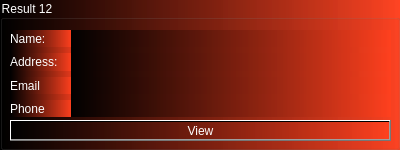
         <widget class="QGroupBox" name="groupBox_11">
          <property name="minimumSize">
           <size>
            <width>400</width>
            <height>150</height>
           </size>
          </property>
          <property name="maximumSize">
           <size>
            <width>400</width>
            <height>150</height>
           </size>
          </property>
          <property name="autoFillBackground">
           <bool>false</bool>
          </property>
          <property name="styleSheet">
           <string notr="true">color: white;
background-color:
qlineargradient(spread:pad, x1:0, y1:0, x2:1, y2:0, stop:0 rgba(0, 0, 0, 255), stop:1 rgba(255, 64, 30,220))
</string>
          </property>
          <property name="title">
           <string>Result 12</string>
          </property>
          <widget class="QWidget" name="verticalLayoutWidget_67">
           <property name="geometry">
            <rect>
             <x>70</x>
             <y>30</y>
             <width>321</width>
             <height>87</height>
            </rect>
           </property>
           <layout class="QVBoxLayout" name="verticalLayout_68">
            <property name="sizeConstraint">
             <enum>QLayout::SetMinimumSize</enum>
            </property>
            <item>
             <widget class="QLabel" name="label_465">
              <property name="text">
               <string/>
              </property>
             </widget>
            </item>
            <item>
             <widget class="QLabel" name="label_466">
              <property name="text">
               <string/>
              </property>
             </widget>
            </item>
            <item>
             <widget class="QLabel" name="label_467">
              <property name="text">
               <string/>
              </property>
             </widget>
            </item>
            <item>
             <widget class="QLabel" name="label_468">
              <property name="text">
               <string/>
              </property>
             </widget>
            </item>
           </layout>
          </widget>
          <widget class="QWidget" name="verticalLayoutWidget_68">
           <property name="geometry">
            <rect>
             <x>10</x>
             <y>30</y>
             <width>61</width>
             <height>87</height>
            </rect>
           </property>
           <layout class="QVBoxLayout" name="verticalLayout_69">
            <item>
             <widget class="QLabel" name="label_469">
              <property name="text">
               <string>Name:</string>
              </property>
             </widget>
            </item>
            <item>
             <widget class="QLabel" name="label_470">
              <property name="text">
               <string>Address:</string>
              </property>
             </widget>
            </item>
            <item>
             <widget class="QLabel" name="label_471">
              <property name="text">
               <string>Email</string>
              </property>
             </widget>
            </item>
            <item>
             <widget class="QLabel" name="label_472">
              <property name="text">
               <string>Phone</string>
              </property>
             </widget>
            </item>
           </layout>
          </widget>
          <widget class="QPushButton" name="pushButton_34">
           <property name="geometry">
            <rect>
             <x>10</x>
             <y>120</y>
             <width>381</width>
             <height>21</height>
            </rect>
           </property>
           <property name="text">
            <string>View</string>
           </property>
          </widget>
         </widget>
